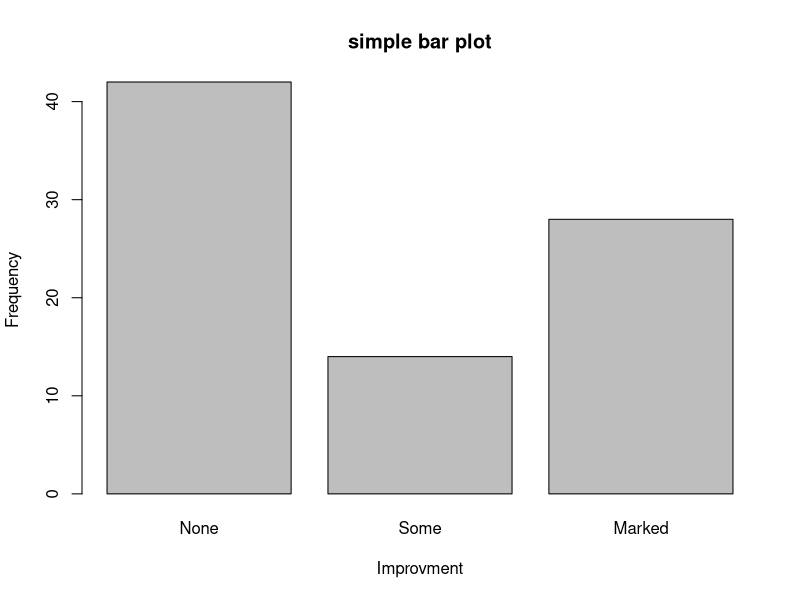
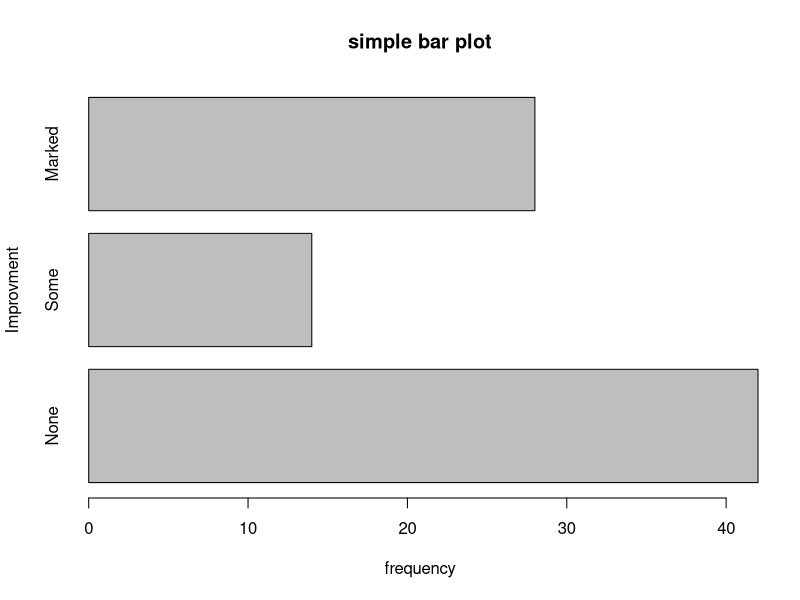
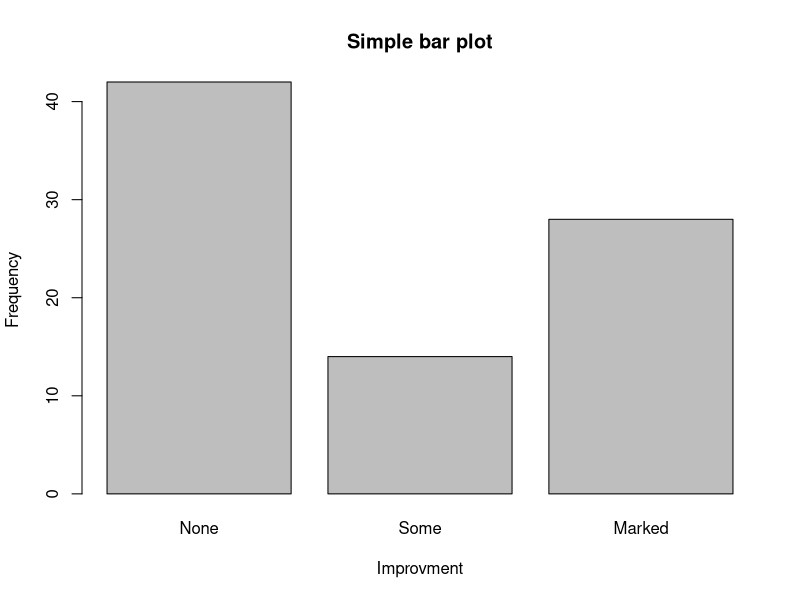
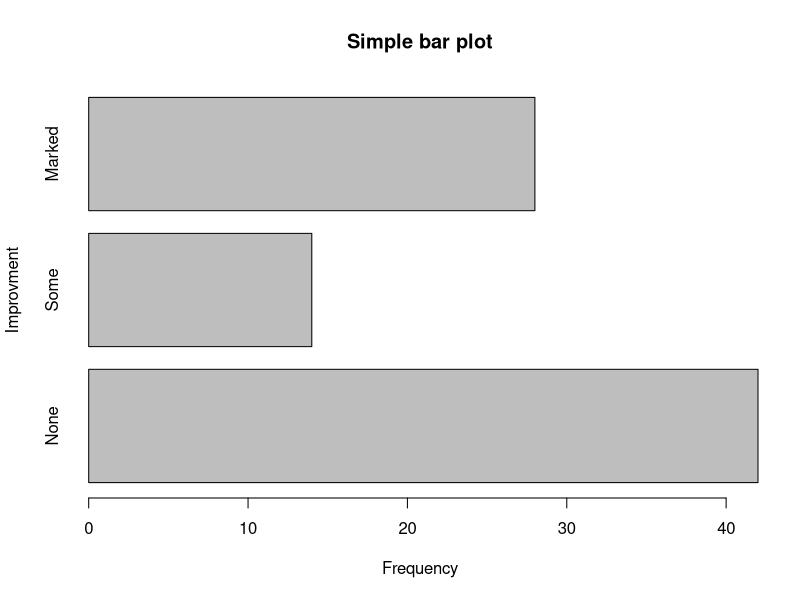
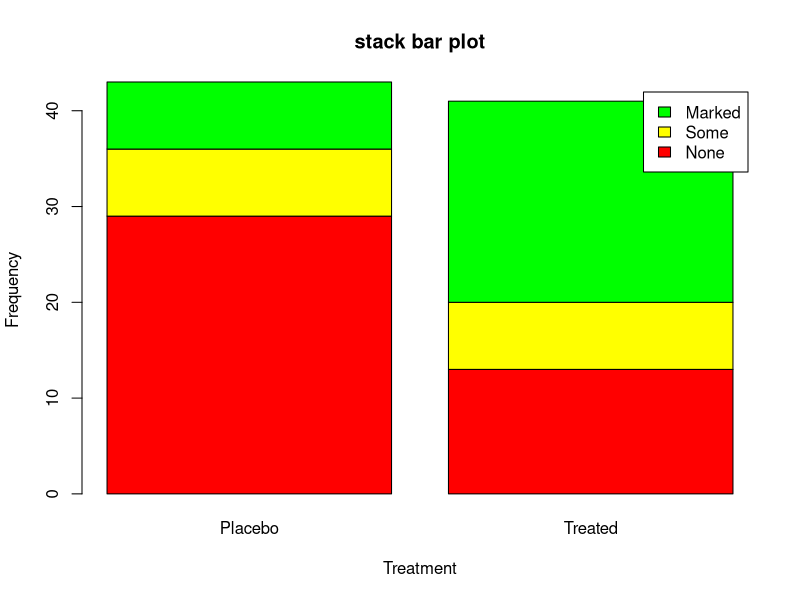
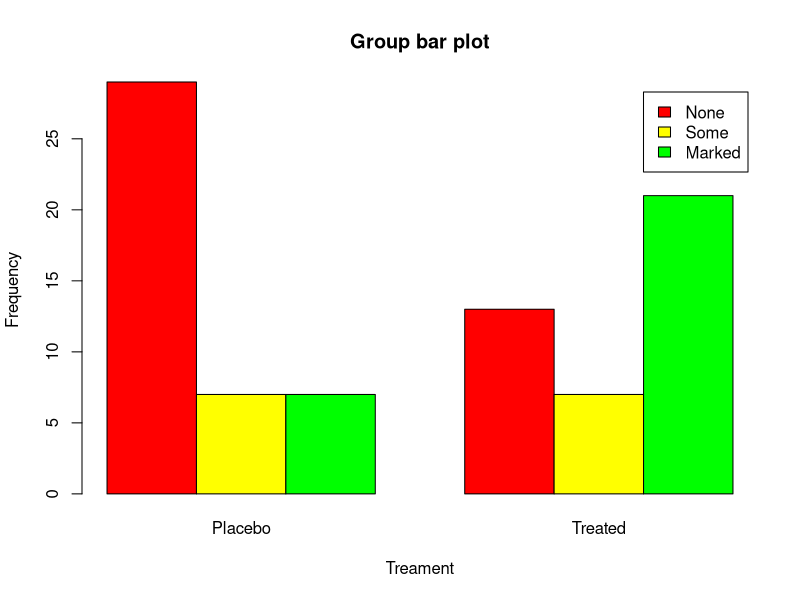

Reproduce these figures in R, in order. (Note: this script raises an error after producing the figures.)
# Bar plot
#simple bar plot
library(vcd)
counts<- table(Arthritis$Improved)
barplot(counts,
        main="simple bar plot",
        xlab="Improvment",ylab="Frequency"
)
barplot( counts,
         main="simple bar plot",
         ylab="Improvment",xlab="frequency",
         horiz=TRUE    # plot horizontal graph
)
#plot same graph using plot function
plot(Arthritis$Improved,main="Simple bar plot",
     xlab= "Improvment",ylab="Frequency")
#horizontal graph
plot(Arthritis$Improved,horiz=TRUE,main="Simple bar plot",
     ylab= "Improvment",xlab="Frequency")

#stack and group bar plot----------------------------------------
#beside =TRUE then each column of the matrix produces a bar in the plot,
#        with the values in the column giving the heights of stacked "sub-bars."
#beside= each column of the matrix represents a group, and the
#        values in each column are juxtaposed rather than stacked
counts<- table(Arthritis$Improved,Arthritis$Treatment)
counts

#plotinig stack bar plot
barplot(counts,
        main="stack bar plot",
        xlab="Treatment",ylab= "Frequency",
        col=c("red","yellow","green"),
        legend=rownames(counts)
)

# plotting group bar plot
barplot(counts,
        main="Group bar plot",
        xlab="Treament",ylab = "Frequency",
        col=c("red","yellow","green"),
        legend=rownames(counts),
        beside = TRUE
)
#col: option to add color to the bars plotted.
# legend.text: parameter provides bar labels for the legend (which are only useful
#             when height is a matrix)


#Bar plot for sorted mean value
state<- data.frame(state.region,state.x77)
mean<- aggregate(state$Illiteracy,by)
